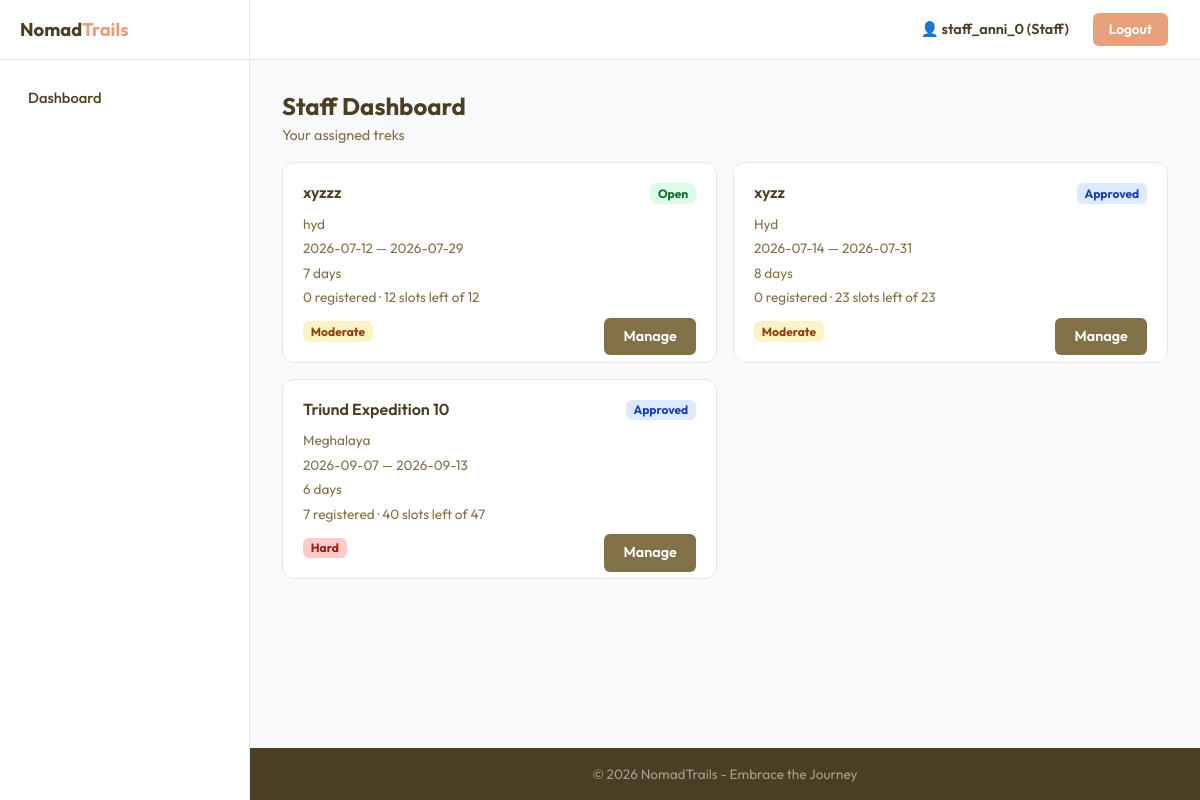
Screenshot of /staff/ (signed in) with the database file from the repository.
### models.py (models this page shows, shortened)
class User(UserMixin, db.Model):
    __tablename__ = "users"
    id = db.Column(db.Integer, primary_key=True)
    username = db.Column(db.String(80), unique=True, nullable=False)
    email = db.Column(db.String(120), unique=True, nullable=False)
    password = db.Column(db.String(256), nullable=False)
    full_name = db.Column(db.String(120), nullable=False)
    phone = db.Column(db.String(20), default="")
    role = db.Column(db.String(10), nullable=False, default="user")  # admin, staff, user
    status = db.Column(db.String(15), nullable=False, default="active")  # active, blacklisted
    bio = db.Column(db.Text, default="")
    created_at = db.Column(db.DateTime, default=datetime.utcnow)
    bookings = db.relationship("Booking", backref="user", lazy=True)
    assigned_treks = db.relationship("Trek", backref="staff", lazy=True, foreign_keys="Trek.assigned_staff_id")

class Trek(db.Model):
    __tablename__ = "treks"
    id = db.Column(db.Integer, primary_key=True)
    name = db.Column(db.String(150), nullable=False)
    location = db.Column(db.String(150), nullable=False)
    difficulty = db.Column(db.String(10), nullable=False)  # Easy, Moderate, Hard
    duration_days = db.Column(db.Integer, nullable=False)
    total_slots = db.Column(db.Integer, nullable=False)
    available_slots = db.Column(db.Integer, nullable=False)
    assigned_staff_id = db.Column(db.Integer, db.ForeignKey("users.id"), nullable=True)
    status = db.Column(db.String(15), nullable=False, default="Pending")  # Pending, Approved, Open, Closed, Completed
    start_date = db.Column(db.String(20), nullable=True)
    end_date = db.Column(db.String(20), nullable=True)
    description = db.Column(db.Text, default="")
    price = db.Column(db.Float, default=0)
    altitude = db.Column(db.String(50), default="")
    created_at = db.Column(db.DateTime, default=datetime.utcnow)
    bookings = db.relationship("Booking", backref="trek", lazy=True)

### routes/staff.py (the view)
@staff_controller.route("/")
def staff_dashboard():
    if "user_id" not in session:
        flash("Please log in first.", "warning")
        return redirect(get_url("auth.index"))
    if session.get("role") != "staff":
        flash("Access denied.", "danger")
        return redirect(get_url("auth.index"))
    uid = session["user_id"]
    treks = db.session.query(Trek).filter_by(assigned_staff_id=uid).order_by(Trek.start_date).all()
    trek_participants = {}
    for t in treks:
        trek_participants[t.id] = db.session.query(Booking).filter_by(trek_id=t.id, status="Booked").count()
    return render("staff/dashboard.html", treks=treks, trek_participants=trek_participants)

### app.py (called while the page is built)
@app.before_request
def before_request():
    g.user = None
    if "user_id" in session:
        g.user = db.session.query(User).get(session["user_id"])

### templates/staff/dashboard.html (shortened to what this page needs)
{% extends "base.html" %}
{% block content %}
<div class="section-title-box">
  <h2>Staff Dashboard</h2>
  <p>Your assigned treks</p>
</div>
{% if treks %}
<div class="row g-3">
{% for t in treks %}
  <div class="col-lg-6">
    <div class="trek-card">
      <div class="d-flex justify-content-between align-items-start mb-2">
        <h6 class="trek-title mb-0">{{ t.name }}</h6>
        <span class="badge badge-{{ t.status|lower }}">{{ t.status }}</span>
      </div>
      <div class="trek-meta">
        <div>{{ t.location }}</div>
        <div>{{ t.start_date or 'TBD' }} — {{ t.end_date or 'TBD' }}</div>
        <div>{{ t.duration_days }} days</div>
        <div>{{ trek_participants.get(t.id, 0) }} registered · {{ t.available_slots }} slots left of {{ t.total_slots }}</div>
      </div>
      <div class="mt-2">
        <span class="badge badge-{{ t.difficulty|lower }} me-2">{{ t.difficulty }}</span>
        <a href="{{ url_for('staff.staff_trek_detail', tid=t.id) }}" class="btn btn-sm btn-primary-custom float-end">Manage</a>
      </div>
    </div>
  </div>
{% endfor %}
</div>
{% else %}
<div class="empty-state">
  <h5>No Treks Assigned</h5>
  <p>The admin hasn't assigned any treks to you yet.</p>
</div>
{% endif %}
{% endblock %}

### templates/base.html (shortened to what this page needs)
<!DOCTYPE html>
<html lang="en">
<head>
  <link href="https://cdn.jsdelivr.net/npm/bootstrap@5.3.3/dist/css/bootstrap.min.css" rel="stylesheet">
  <link href="/css/style.css" rel="stylesheet">
</head>
<body>
  {% if session.get('user_id') %}
  <div class="app-layout">
    <nav class="sidebar">
      <div class="sidebar-brand">
        <a href="{{ url_for('auth.index') }}">Nomad<span>Trails</span></a>
      </div>
      <ul class="sidebar-nav">
        {% if session.get('role') == 'admin' %}
        <li><a href="{{ url_for('admin.admin_dashboard') }}">Dashboard</a></li>
        <li><a href="{{ url_for('admin.admin_treks') }}">Treks</a></li>
        <li><a href="{{ url_for('admin.admin_staff') }}">Staff</a></li>
        <li><a href="{{ url_for('admin.admin_users') }}">Users</a></li>
        <li><a href="{{ url_for('admin.admin_bookings') }}">Bookings</a></li>
        {% elif session.get('role') == 'staff' %}
        <li><a href="{{ url_for('staff.staff_dashboard') }}">Dashboard</a></li>
        {% endif %}
      </ul>
    </nav>
    <div class="main-content">
      <header class="topbar">
        <span class="topbar-user">&#128100; {{ session.get('username','') }} ({{ session.get('role')|capitalize }})</span>
        <a class="btn-logout-side" href="{{ url_for('auth.logout') }}">Logout</a>
      </header>
  {% endif %}
      <div class="container content-wrapper">
        {% block content %}{% endblock %}
      </div>
      <footer class="footer {% if session.get('user_id') %}mt-auto{% endif %}">
        <div class="container">
          <p class="mb-0">&copy; 2026 NomadTrails - Embrace the Journey</p>
        </div>
      </footer>
  {% if session.get('user_id') %}
    </div>
  </div>
  {% endif %}
</body>
</html>

### rows the page displays
User: get "staff_anni_0", get "Staff"
Trek: name "xyzzz", status "Open", location "hyd", start_date "2026-07-12", end_date "2026-07-29", duration_days "7", get "0", available_slots "12", total_slots "12", difficulty "Moderate"
Trek: name "xyzz", status "Approved", location "Hyd", start_date "2026-07-14", end_date "2026-07-31", duration_days "8", get "0", available_slots "23", total_slots "23", difficulty "Moderate"
Trek: name "Triund Expedition 10", status "Approved", location "Meghalaya", start_date "2026-09-07", end_date "2026-09-13", duration_days "6", get "7", available_slots "40", total_slots "47", difficulty "Hard"
